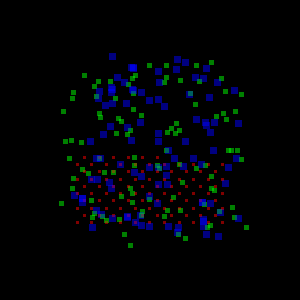

This figure's Python source:
#!/usr/bin/env python

# Apply vtkMaskPoints with three different modes (default, uniform
# spatial volume, uniform spatial bounds) and overlay the results.

# Factory overrides
import vtkmodules.vtkInteractionStyle  # noqa: F401
import vtkmodules.vtkRenderingOpenGL2  # noqa: F401

from vtkmodules.vtkFiltersCore import vtkMaskPoints
from vtkmodules.vtkImagingCore import vtkRTAnalyticSource
from vtkmodules.vtkRenderingCore import (
    vtkActor,
    vtkDataSetMapper,
    vtkRenderWindow,
    vtkRenderWindowInteractor,
    vtkRenderer,
)

# Source: wavelet dataset
wavelet = vtkRTAnalyticSource()
wavelet.SetWholeExtent(-10, 10, -10, 10, -10, 10)
wavelet.SetCenter(0.0, 0.0, 0.0)
wavelet.Update()

# Default mode: contiguous points
mask_default = vtkMaskPoints()
mask_default.SetInputConnection(wavelet.GetOutputPort())
mask_default.SetRandomMode(False)
mask_default.SetMaximumNumberOfPoints(100)
mask_default.GenerateVerticesOn()

# Uniform spatial volume mode
mask_volume = vtkMaskPoints()
mask_volume.SetInputConnection(wavelet.GetOutputPort())
mask_volume.SetRandomMode(True)
mask_volume.SetRandomModeType(2)  # UNIFORM_SPATIAL_VOLUME
mask_volume.SetRandomSeed(12)
mask_volume.SetMaximumNumberOfPoints(100)
mask_volume.GenerateVerticesOn()

# Uniform spatial bounds mode
mask_bounds = vtkMaskPoints()
mask_bounds.SetInputConnection(wavelet.GetOutputPort())
mask_bounds.SetRandomMode(True)
mask_bounds.SetRandomModeType(3)  # UNIFORM_SPATIAL_BOUNDS
mask_bounds.SetRandomSeed(12)
mask_bounds.SetMaximumNumberOfPoints(100)
mask_bounds.GenerateVerticesOn()

# Mapper and actor for default mode (red)
mapper_default = vtkDataSetMapper()
mapper_default.SetInputConnection(mask_default.GetOutputPort())
mapper_default.ScalarVisibilityOff()

actor_default = vtkActor()
actor_default.SetMapper(mapper_default)
actor_default.GetProperty().SetOpacity(0.5)
actor_default.GetProperty().SetPointSize(3)
actor_default.GetProperty().SetColor(1, 0, 0)

# Mapper and actor for volume mode (green)
mapper_volume = vtkDataSetMapper()
mapper_volume.SetInputConnection(mask_volume.GetOutputPort())
mapper_volume.ScalarVisibilityOff()

actor_volume = vtkActor()
actor_volume.SetMapper(mapper_volume)
actor_volume.GetProperty().SetOpacity(0.5)
actor_volume.GetProperty().SetPointSize(5)
actor_volume.GetProperty().SetColor(0, 1, 0)

# Mapper and actor for bounds mode (blue)
mapper_bounds = vtkDataSetMapper()
mapper_bounds.SetInputConnection(mask_bounds.GetOutputPort())
mapper_bounds.ScalarVisibilityOff()

actor_bounds = vtkActor()
actor_bounds.SetMapper(mapper_bounds)
actor_bounds.GetProperty().SetOpacity(0.5)
actor_bounds.GetProperty().SetPointSize(7)
actor_bounds.GetProperty().SetColor(0, 0, 1)

# Renderer
renderer = vtkRenderer()
renderer.AddActor(actor_default)
renderer.AddActor(actor_volume)
renderer.AddActor(actor_bounds)

# Window
render_window = vtkRenderWindow()
render_window.SetSize(300, 300)
render_window.AddRenderer(renderer)
render_window.SetWindowName("mask points modes")

# Scene
renderer.ResetCamera()

# Interactor
interactor = vtkRenderWindowInteractor()
interactor.SetRenderWindow(render_window)

interactor.Initialize()
interactor.Start()
